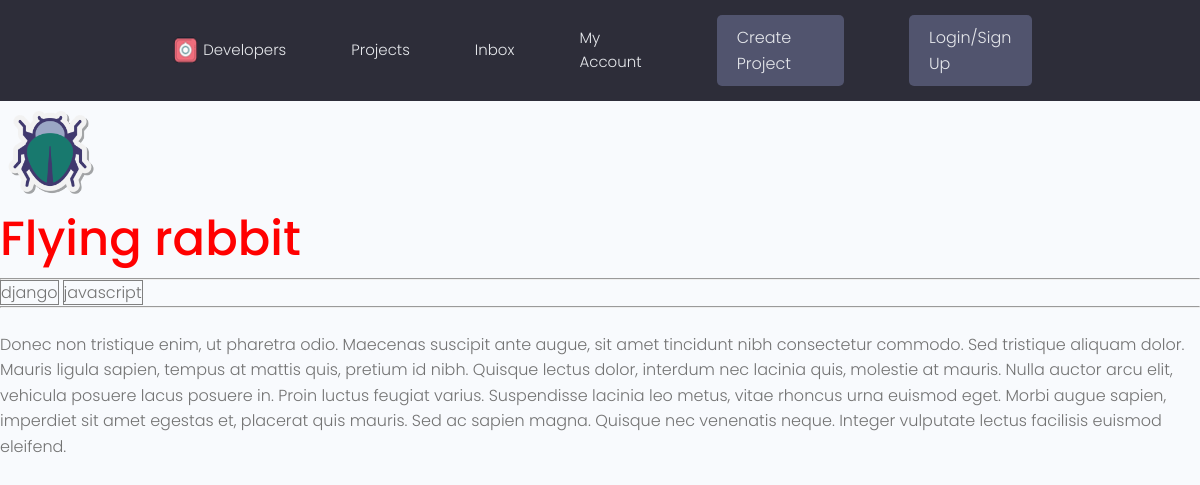
Screenshot of /project/5fd4a644-54e2-4915-9ea7-ed6b42024f97/ with the database file from the repository.
### search/models.py (models this page shows, shortened)
class Project(models.Model):
    owner = models.ForeignKey(Profile, null=True, blank=True, on_delete=models.SET_NULL)
    title = models.CharField(max_length=200)
    description = models.TextField(null=True, blank=True)
    featured_image = models.ImageField(null=True,blank=True, default="tiny-desicion-logo.png")
    demo_link = models.CharField(max_length=2000, blank=True)
    source_link = models.CharField(max_length=200, null=True, blank=True)
    tag = models.ManyToManyField('Tag', blank=True)
    vote_total = models.IntegerField(default=0, null=True, blank=True)
    vote_ratio = models.IntegerField(default=0, null=True, blank=True)
    created = models.DateTimeField(auto_now_add=True)
    id = models.UUIDField(default=uuid.uuid4, unique=True, primary_key=True, editable=False)

class Tag(models.Model):
    name = models.CharField(max_length=200)
    created = models.DateTimeField(auto_now_add=True)
    id = models.UUIDField(default=uuid.uuid4, unique=True, primary_key=True, editable=False)
    def __str__(self):
        return self.name

### search/views.py (the view)
# urls.py: path('project/<str:pk>/', views.project, name="project"),
def project(request, pk):
    projectObj = Project.objects.get(id=pk)
    return render(request, 'content/single.html', {'project': projectObj})

### templates/content/single.html (shortened to what this page needs)
{% extends 'base/base.html' %}
{% block content %}
<img src="{{ project.featured_image.url}}" style="width:100px;height:100px;">
<h1>{{ project.title }}</h1>
    <hr>
    {% for tag in project.tag.all %}
        <span style="border:1px solid grey">{{ tag }}</span>
    {% endfor %}
    <hr>
    <br>
    <p>{{ project.description }}</p>
{% endblock content %}

### static/styles/app.css (style rules this page uses)
:root { --color-sub: #2d2d39; }
img { width: 100%; }

### static/styles/main.css (style rules this page uses)
h1 { color: red; }

### static/uikit/styles/modules/_variables.css (style rules this page uses)
:root { --color-main: #5aa5b9; --color-main-light: #e6faff; --color-sub: #3f4156; --color-sub-light: #51546e; --color-sub-lighter: #ededfd; --color-text: #737373; --color-gray: #8b8b8b; --color-light: #e5e7eb; --color-light-gray: #767676; --color-bg: #f8fafd; --color-white: #fffefd; --color-white-light: #f3f3f3; --color-success: #359e64; --color-success-bg: #def8e8; --color-error: #fc4b0b; --color-error-bg: #fff2ee; --font-base: 'Poppins', arial, helvetica, 'Segoe UI', roboto, ubuntu, sans-serif; --font-monospace: 'Fira Code', 'Courier New', courier, monospace; --font-regular: 300; --font-medium: 500; --font-bold: 700; --generic-shadow: 1px 1px 5px #00000010; --generic-transition: all 0.3s ease-in-out; }

### static/uikit/styles/modules/_base.css (style rules this page uses)
* { margin: 0; padding: 0; box-sizing: border-box; text-rendering: optimizeLegibility; color: inherit; font-size: inherit; }
html { font-size: 50%; }
@media only screen and (min-width: 480px) { html { font-size: 56.25%; } }
@media only screen and (min-width: 1200px) { html { font-size: 62.5%; } }
body { line-height: 1.6; font-weight: 400; font-size: 1.5rem; color: var(--color-text); background-color: var(--color-bg); min-height: 100vh; }

### static/uikit/styles/modules/_typography.css (style rules this page uses)
* { font-family: var(--font-base); }
h1 { font-size: 4.8rem; font-weight: var(--font-medium); }
p, span, strong { font-size: 1.6rem; color: var(--color-text); font-weight: var(--font-regular); }

### rows the page displays
Project: featured_image (picture), title "Flying rabbit", description "Donec non tristique enim, ut pharetra odio. Maecenas suscipit ante augue, sit amet tincidunt nibh consectetur commodo. Sed tristique aliquam dolor. Mauris ligula sapien, tempus at mattis quis, pretium id nibh. Quisque lectus dolor, interdum nec lacinia quis, molestie at mauris. Nulla auctor arcu elit, vehicula posuere lacus posuere in. Proin luctus feugiat varius. Suspendisse lacinia leo metus, vitae rhoncus urna euismod eget. Morbi augue sapien, imperdiet sit amet egestas et, placerat quis mauris. Sed ac sapien magna. Quisque nec venenatis neque. Integer vulputate lectus facilisis euismod eleifend."
Tag: name "django"
Tag: name "javascript"
